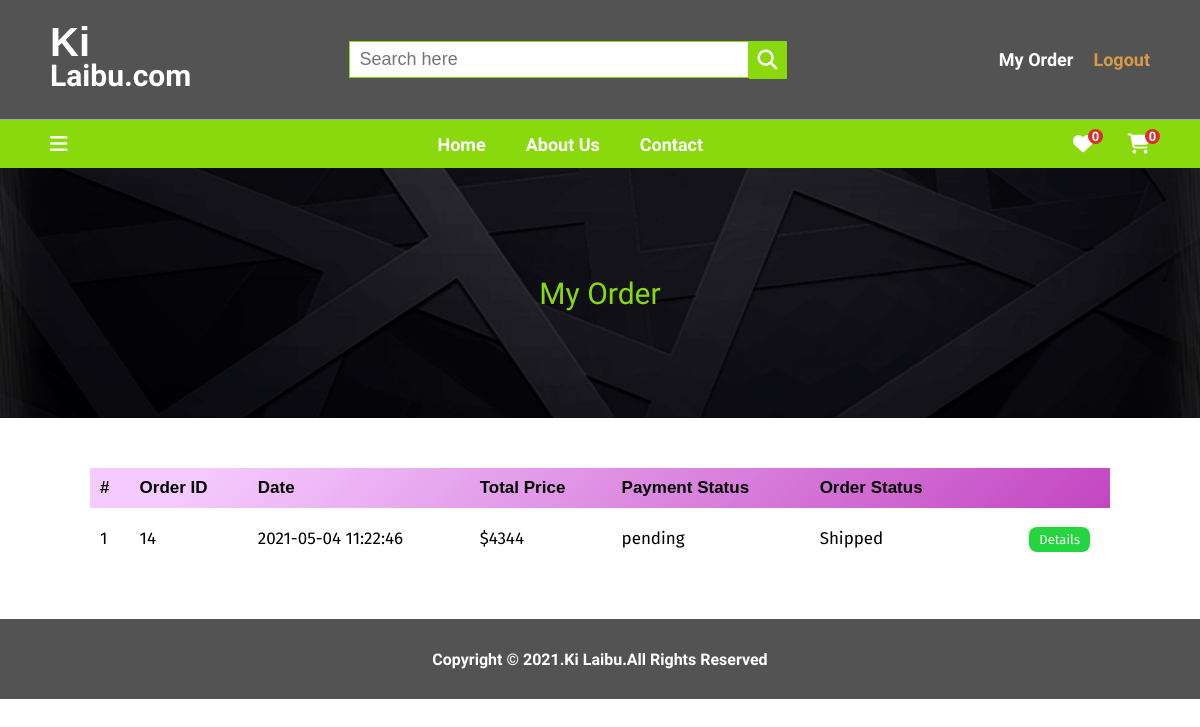
/myorder.php (signed in), run on the app's committed database.
### tables this page shows
CREATE TABLE `orders` (
  `id` int(11) NOT NULL,
  `user_id` int(11) NOT NULL,
  `address` varchar(256) NOT NULL,
  `city` varchar(100) NOT NULL,
  `post_code` int(11) NOT NULL,
  `payment_type` varchar(50) NOT NULL,
  `payment_status` varchar(50) NOT NULL,
  `total_price` float NOT NULL,
  `order_status` tinyint(4) NOT NULL,
  `added_on` datetime NOT NULL
);

CREATE TABLE `order_status` (
  `id` tinyint(4) NOT NULL,
  `status` varchar(256) NOT NULL
);

### myorder.php (the view)
<?php
	require('top.php');
	$uid = $_SESSION['uid'];
	$sql = "SELECT orders.* , order_status.status FROM orders
			JOIN order_status
			ON orders.order_status = order_status.id
			WHERE user_id = '$uid' ORDER BY added_on DESC";
	$res = mysqli_query($con,$sql);
	$count = mysqli_num_rows($res);
?>
<section class="cat_banner">
	<img src="asset/image/banner/cat_banner.jpg">
	<h1>My Order</h1>
</section>
<section class="order_sec">
	<div class="container">
		<?php
			if($count>0){
		?>
		<div class="orders">
				<table>
					<thead>
						<tr>
							<th>#</th>
							<th>Order ID</th>
							<th>Date</th>
							<th>Total Price</th>
							<th>Payment Status</th>
							<th>Order Status</th>
							<th></th>
						</tr>
					</thead>
					<tbody>
						<?php
							$i = 1;
							while($row = mysqli_fetch_assoc($res)){
						?>
						<tr>
							<td data-label="#"><?php echo $i ?></td>
							<td data-label="Order ID"><?php echo $row['id'] ?></td>
							<td data-label="Date"><?php echo $row['added_on'] ?></td>
							<td data-label="Total Price"><?php echo '$'.$row['total_price'] ?></td>
							<td data-label="Payment Status"><?php echo $row['payment_status'] ?></td>
							<td data-label="Order Status"><?php echo $row['status'] ?></td>
							<td>
								<a class="details" href="orderdetails.php?oid=<?php echo $row['id'] ?>">Details</a>
							</td>
						</tr>
						<?php
							$i++;
							}
						?>
					</tbody>
				</table>
		</div>
		<?php
			}else{
		?>
			<div class="msg_box">
				<p class="msg">You have not ordered anything</p>
			</div>
		<?php
			}
		?>
	</div>
</section>
<?php
	require('footer.php');
?>

### asset/css/style.css (style rules this page uses)
*,::before,::after { box-sizing: border-box; padding: 0; margin: 0; }
html { scroll-behavior: smooth; font-size: 10px; font-family: 'Jura', sans-serif; font-weight: 600; }
body { margin-top: 16.8rem; }
a { text-decoration: none; font-size: 1.8rem; color: #fff; }
h1 { font-size: 3rem; }
table { width: 100%; border-collapse: collapse; font-family: 'Fira Sans', sans-serif; font-weight: 400; }
.container { width: 85%; min-height:inherit; max-width: 124rem; margin: 0 auto; padding: 5rem 0; }
.cat_banner { height: 25rem; width: 100%; position: relative; }
.cat_banner img { width: 100%; height: 100%; object-fit: cover; }
.cat_banner h1 { position: absolute; top: 50%; left: 50%; transform: translate(-50%,-50%); color: #89d90d; font-weight: 500; }
.orders table { width: 100%; border-collapse: collapse; font-size: 1.7rem; }
.orders table a { font-size: 1.7rem; margin: 0 1rem; }
.orders table thead tr { background-image: linear-gradient( 135deg, #F5CBFF 10%, #C346C2 100%); }
.orders table thead tr th { text-align: left; padding: 1rem; font-family: arial; }
.orders table tbody tr { border-bottom: 1px solid #cbcacb; }
.orders table tbody tr:last-child { border-bottom: none; }
.orders table tbody tr td { padding:2rem 1rem; text-align: left; }
.orders table tbody tr td:last-child { text-align: right; }
.details { padding: .5rem 1rem; color: #fff; border-radius: .8rem; background-color: #25d53f ; font-size: 1.3rem!important; }

### data on the page
orders: id "14", added_on "2021-05-04 11:22:46", total_price "4344", payment_status "pending", order_status.status "Shipped"

### other printed values
$countWish "0"
$countCart "0"
